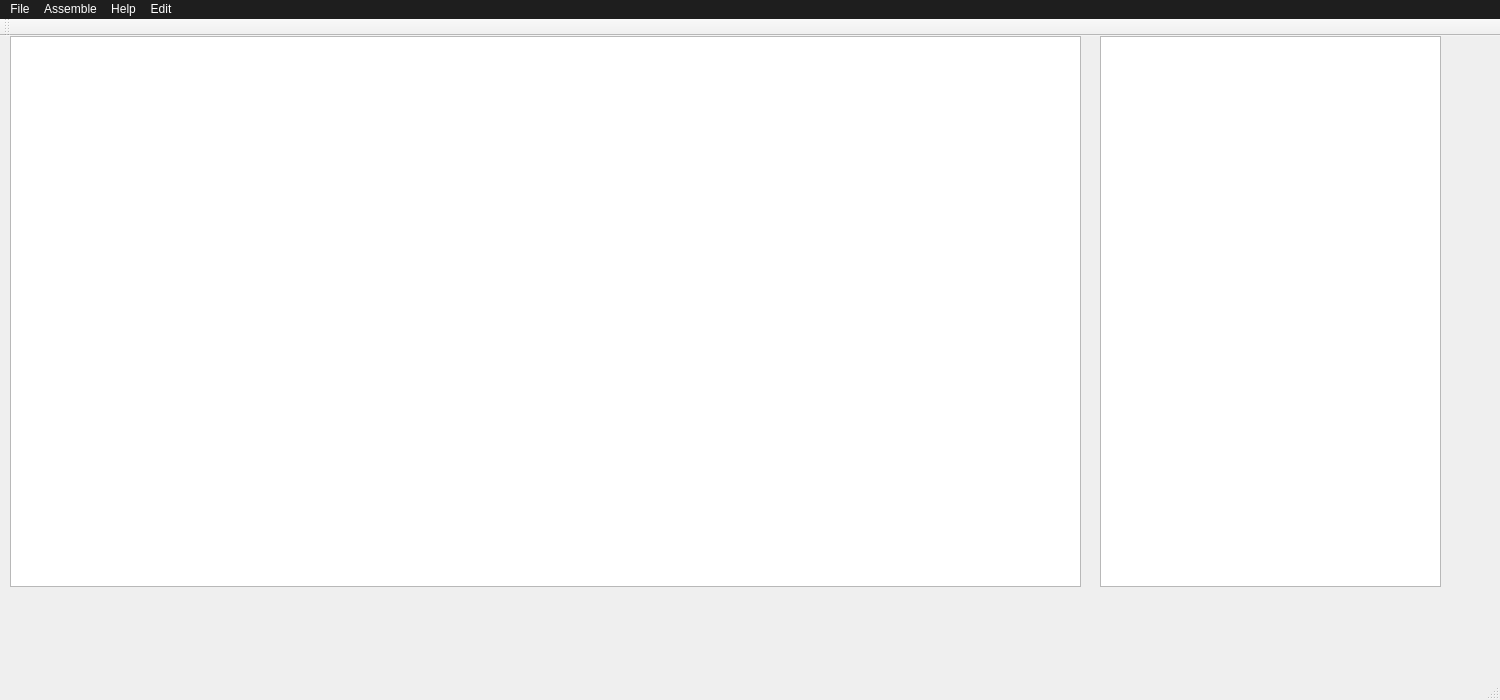
<?xml version="1.0" encoding="UTF-8"?>
<ui version="4.0">
 <class>MainWindow</class>
 <widget class="QMainWindow" name="MainWindow">
  <property name="geometry">
   <rect>
    <x>0</x>
    <y>0</y>
    <width>1500</width>
    <height>700</height>
   </rect>
  </property>
  <property name="windowTitle">
   <string>MainWindow</string>
  </property>
  <property name="styleSheet">
   <string notr="true"/>
  </property>
  <widget class="QWidget" name="centralWidget">
   <widget class="QTextEdit" name="text_edit">
    <property name="geometry">
     <rect>
      <x>10</x>
      <y>0</y>
      <width>1071</width>
      <height>551</height>
     </rect>
    </property>
   </widget>
   <widget class="QTableWidget" name="variable_table">
    <property name="geometry">
     <rect>
      <x>1100</x>
      <y>0</y>
      <width>341</width>
      <height>551</height>
     </rect>
    </property>
   </widget>
  </widget>
  <widget class="QMenuBar" name="menuBar">
   <property name="geometry">
    <rect>
     <x>0</x>
     <y>0</y>
     <width>1500</width>
     <height>26</height>
    </rect>
   </property>
   <property name="styleSheet">
    <string notr="true">background-color: rgb(30, 30, 30);

color: rgb(255, 255, 255);</string>
   </property>
   <widget class="QMenu" name="menuFile">
    <property name="title">
     <string>File</string>
    </property>
    <addaction name="separator"/>
    <addaction name="actionNew"/>
    <addaction name="actionOpen"/>
    <addaction name="actionClose"/>
    <addaction name="actionSave_CTRL_S"/>
    <addaction name="actionSave_all"/>
    <addaction name="actionSave_as"/>
    <addaction name="actionQuit"/>
   </widget>
   <widget class="QMenu" name="menuEdit">
    <property name="title">
     <string>Edit</string>
    </property>
   </widget>
   <widget class="QMenu" name="menuAssemble">
    <property name="title">
     <string>Assemble</string>
    </property>
    <addaction name="actionAssemble_all_2"/>
    <addaction name="actionAssemble_CTRL_D"/>
   </widget>
   <widget class="QMenu" name="menuHelp">
    <property name="title">
     <string>Help</string>
    </property>
   </widget>
   <addaction name="menuFile"/>
   <addaction name="menuAssemble"/>
   <addaction name="menuHelp"/>
   <addaction name="menuEdit"/>
  </widget>
  <widget class="QToolBar" name="mainToolBar">
   <attribute name="toolBarArea">
    <enum>TopToolBarArea</enum>
   </attribute>
   <attribute name="toolBarBreak">
    <bool>false</bool>
   </attribute>
  </widget>
  <widget class="QStatusBar" name="statusBar"/>
  <action name="actionAssemble_all">
   <property name="text">
    <string>Assemble all</string>
   </property>
  </action>
  <action name="actionAssemble_all_2">
   <property name="text">
    <string>Assemble all</string>
   </property>
  </action>
  <action name="actionaa">
   <property name="text">
    <string>aa</string>
   </property>
  </action>
  <action name="action22">
   <property name="text">
    <string>22</string>
   </property>
  </action>
  <action name="actionNew">
   <property name="text">
    <string>New</string>
   </property>
  </action>
  <action name="actionOpen">
   <property name="text">
    <string>Open</string>
   </property>
  </action>
  <action name="actionClose">
   <property name="text">
    <string>Close</string>
   </property>
  </action>
  <action name="actionSave_CTRL_S">
   <property name="text">
    <string>Save(CTRL + S)</string>
   </property>
  </action>
  <action name="actionSave_all">
   <property name="text">
    <string>Save all</string>
   </property>
  </action>
  <action name="actionSave_as">
   <property name="text">
    <string>Save as...</string>
   </property>
  </action>
  <action name="actionQuit">
   <property name="text">
    <string>Quit</string>
   </property>
  </action>
  <action name="actionAssemble_CTRL_D">
   <property name="text">
    <string>Assemble(CTRL + D)</string>
   </property>
  </action>
 </widget>
 <layoutdefault spacing="6" margin="11"/>
 <resources/>
 <connections/>
 <slots>
  <slot>assemble_triggered()</slot>
 </slots>
</ui>
